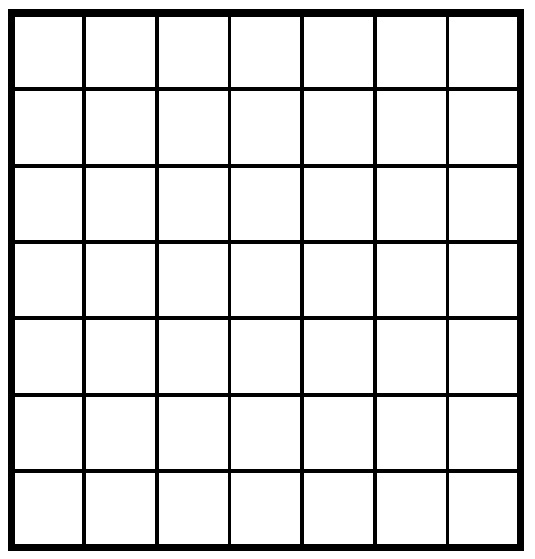
#> input picture Opencv Py/Geometric Transformations/grid.jpg, 535 x 559 px
$ python 'Perspective Transformation.py'
#> lines starting #> are read from the running program, lines starting #| are printed output that depends on the picture; after the words box and inside, x2 and y2 are one past the last pixel; in counts of white or black regions, pixels touching at a corner belong together
import cv2
import numpy as np
from matplotlib import pyplot as plt

img = cv2.imread('grid.jpg')
#> img is the input picture: shape (559, 535, 3); min 0, max 255, mean 222.4
rows,cols,ch = img.shape
#> rows = 559; cols = 535; ch = 3

#draw circles at desired coordinates
cv2.circle(img, (83, 90), 5, (0, 0, 255), -1)
#> img: shape (559, 535, 3); 0.03% of pixels changed, all inside (x1, y1, x2, y2) = (78, 85, 89, 96)
cv2.circle(img, (447, 90), 5, (0, 0, 255), -1)
#> img: shape (559, 535, 3); mean B, G, R 222.4, 222.4, 222.5
cv2.circle(img, (83, 472), 5, (0, 0, 255), -1)
#> img: shape (559, 535, 3); mean B, G, R 222.3, 222.3, 222.5
cv2.circle(img, (447, 472), 5, (0, 0, 255), -1)
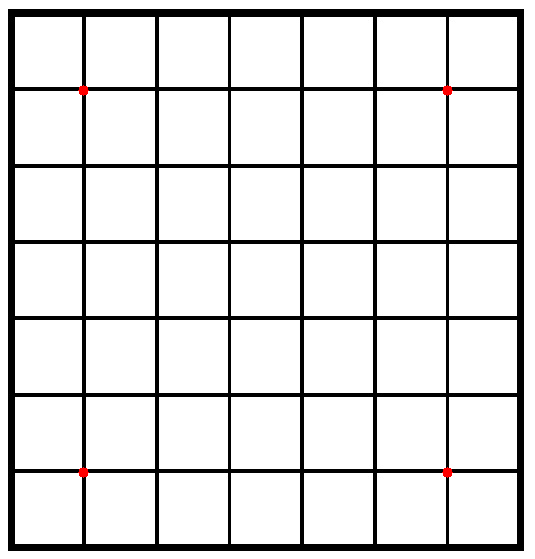
#> img: shape (559, 535, 3); mean B, G, R 222.3, 222.3, 222.6

#points where transformation is to be occured
pts1 = np.float32([[83,90],[447,90],[83,472],[447,472]])
pts2 = np.float32([[0, 0], [500, 0], [0, 600], [500, 600]])
#perform transformation
M = cv2.getPerspectiveTransform(pts1,pts2)
#wrap the image
dst = cv2.warpPerspective(img,M,(600,600))
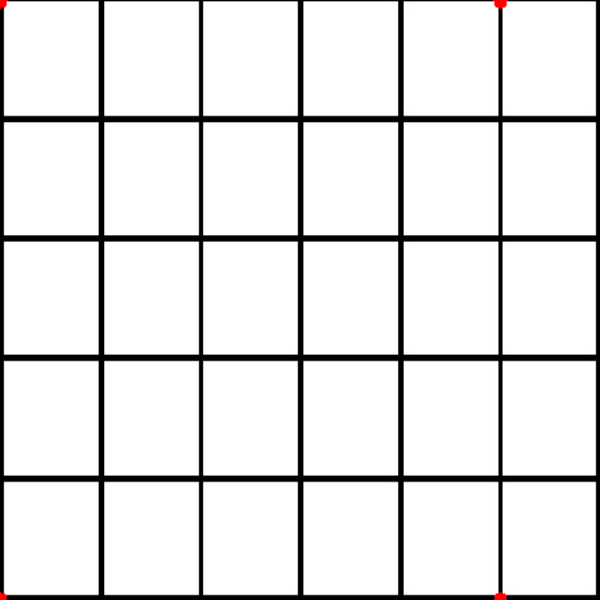
#> dst: shape (600, 600, 3); mean B, G, R 228.4, 228.4, 228.5
#plot the image results
plt.subplot(121),plt.imshow(img),plt.title('Input')
plt.subplot(122),plt.imshow(dst),plt.title('Output')
plt.show()
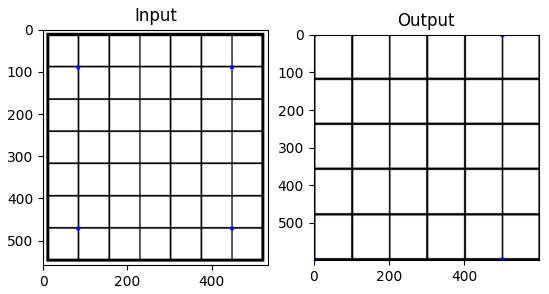
#> figure drawn by matplotlib, 2 panels; B, G, R data is drawn as R, G, B
